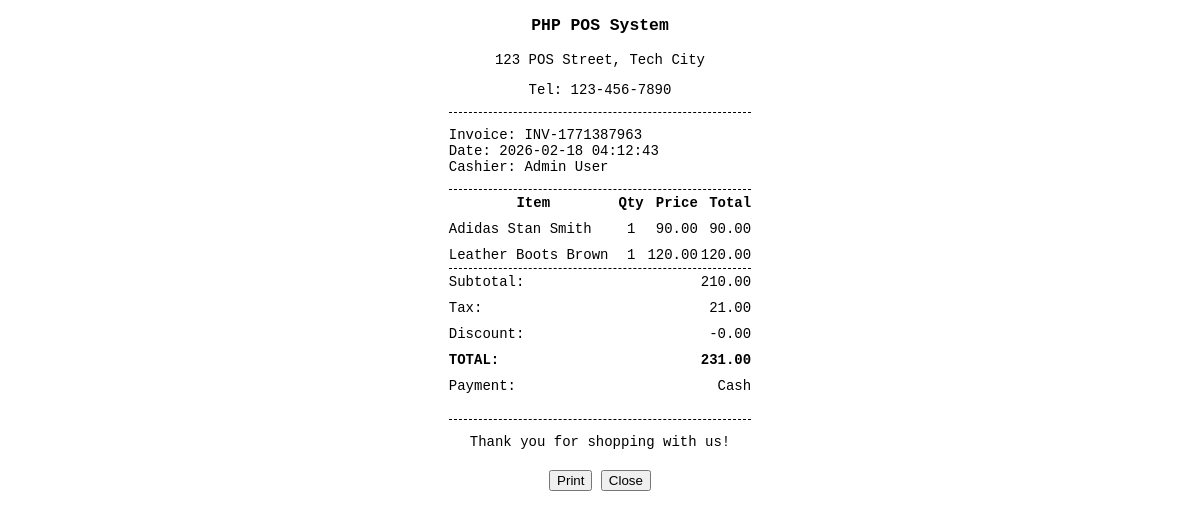
Page /pos/receipt/1 (signed in) on the committed database.
### tables this page shows
CREATE TABLE `sales` (
  `id` int(11) NOT NULL,
  `invoice_id` varchar(50) NOT NULL,
  `user_id` int(11) DEFAULT NULL,
  `customer_id` int(11) DEFAULT NULL,
  `subtotal` decimal(10,2) NOT NULL,
  `tax` decimal(10,2) DEFAULT 0.00,
  `discount` decimal(10,2) DEFAULT 0.00,
  `total` decimal(10,2) NOT NULL,
  `payment_method` enum('cash','card','mobile') DEFAULT 'cash',
  `created_at` timestamp NOT NULL DEFAULT current_timestamp()
);

CREATE TABLE `sale_items` (
  `id` int(11) NOT NULL,
  `sale_id` int(11) DEFAULT NULL,
  `product_id` int(11) DEFAULT NULL,
  `quantity` int(11) NOT NULL,
  `price` decimal(10,2) NOT NULL,
  `total` decimal(10,2) NOT NULL
);

CREATE TABLE `products` (
  `id` int(11) NOT NULL,
  `barcode` varchar(255) DEFAULT NULL,
  `name` varchar(255) NOT NULL,
  `description` text DEFAULT NULL,
  `price` decimal(10,2) NOT NULL,
  `stock` int(11) DEFAULT 0,
  `category_id` int(11) DEFAULT NULL,
  `image` varchar(255) DEFAULT NULL,
  `created_at` timestamp NOT NULL DEFAULT current_timestamp()
);

### app/controllers/Pos.php (called while the page is built, shortened)
<?php
class Pos extends Controller {
    public function __construct(){
        $this->saleModel = $this->model('Sale');
    }
    public function receipt($sale_id){
        $sale = $this->saleModel->getSaleById($sale_id);
        $items = $this->saleModel->getSaleItems($sale_id);
        $data = [
            'sale' => $sale,
            'items' => $items
        ];
        $this->view('pos/receipt', $data);
    }
}

### app/libraries/Core.php (called while the page is built, shortened)
<?php
class Core {
    protected $currentMethod = 'index';
    public function __construct(){
        $url = $this->getUrl();
        if(isset($url[0]) && file_exists('../app/controllers/' . ucwords($url[0]) . '.php')){
            unset($url[0]);
        }
        $this->currentController = new $this->currentController;
        if(isset($url[1])){
            if(method_exists($this->currentController, $url[1])){
                $this->currentMethod = $url[1];
                unset($url[1]);
            }
        }
        $this->params = $url ? array_values($url) : [];
        call_user_func_array([$this->currentController, $this->currentMethod], $this->params);
    }
    public function getUrl(){
        if(isset($_GET['url'])){
            $url = rtrim($_GET['url'], '/');
            $url = filter_var($url, FILTER_SANITIZE_URL);
            $url = explode('/', $url);
            return $url;
        }
    }
}

### public/index.php (called while the page is built, shortened)
<?php
$init = new Core;

### app/libraries/Database.php (called while the page is built, shortened)
<?php
class Database {
    private $host = DB_HOST;
    private $user = DB_USER;
    private $pass = DB_PASS;
    private $dbname = DB_NAME;
    public $dbh;
    private $stmt;
    public function __construct(){
        $dsn = 'mysql:host=' . $this->host . ';dbname=' . $this->dbname;
        $options = array(
            PDO::ATTR_PERSISTENT => true,
            PDO::ATTR_ERRMODE => PDO::ERRMODE_EXCEPTION
        );
        try{
            $this->dbh = new PDO($dsn, $this->user, $this->pass, $options);
        } catch(PDOException $e){
            $this->error = $e->getMessage();
            echo $this->error;
        }
    }
    public function query($sql){
        $this->stmt = $this->dbh->prepare($sql);
    }
    public function bind($param, $value, $type = null){
        if(is_null($type)){
            switch(true){
                default:
                    $type = PDO::PARAM_STR;
            }
        }
        $this->stmt->bindValue($param, $value, $type);
    }
    public function execute(){
        return $this->stmt->execute();
    }
    public function resultSet(){
        $this->execute();
        return $this->stmt->fetchAll(PDO::FETCH_OBJ);
    }
    public function single(){
        $this->execute();
        return $this->stmt->fetch(PDO::FETCH_OBJ);
    }
}

### app/models/Sale.php (called while the page is built, shortened)
<?php
class Sale {
    private $db;
    public function __construct(){
        $this->db = new Database;
    }
    public function getSaleById($id){
        $this->db->query('SELECT * FROM sales WHERE id = :id');
        $this->db->bind(':id', $id);
        return $this->db->single();
    }
    public function getSaleItems($sale_id){
         $this->db->query('SELECT sale_items.*, products.name as product_name
                          FROM sale_items
                          JOIN products ON sale_items.product_id = products.id
                          WHERE sale_id = :sale_id');
        $this->db->bind(':sale_id', $sale_id);
        return $this->db->resultSet();
    }
}

### app/views/pos/receipt.php (the view, shortened to what this page needs)
<!DOCTYPE html>
<html lang="en">
<head>
</head>
<body>
    <div class="text-center">
        <h3><?php echo SITENAME; ?></h3>
        <p>123 POS Street, Tech City</p>
        <p>Tel: 123-456-7890</p>
    </div>
    <div class="border-bottom"></div>
    <p>
        Invoice: <?php echo $data['sale']->invoice_id; ?><br>
        Date: <?php echo $data['sale']->created_at; ?><br>
        Cashier: <?php echo $_SESSION['user_name']; ?>
    </p>
    <div class="border-bottom"></div>
    <table>
        <thead>
            <tr>
                <th class="text-left">Item</th>
                <th class="text-center">Qty</th>
                <th class="text-right">Price</th>
                <th class="text-right">Total</th>
            </tr>
        </thead>
        <tbody>
            <?php foreach($data['items'] as $item) : ?>
            <tr>
                <td><?php echo $item->product_name; ?></td>
                <td class="text-center"><?php echo $item->quantity; ?></td>
                <td class="text-right"><?php echo number_format($item->price, 2); ?></td>
                <td class="text-right"><?php echo number_format($item->total, 2); ?></td>
            </tr>
            <?php endforeach; ?>
        </tbody>
    </table>
    <div class="border-top"></div>
    <table>
        <tr>
            <td>Subtotal:</td>
            <td class="text-right"><?php echo number_format($data['sale']->subtotal, 2); ?></td>
        </tr>
        <tr>
            <td>Tax:</td>
            <td class="text-right"><?php echo number_format($data['sale']->tax, 2); ?></td>
        </tr>
        <tr>
            <td>Discount:</td>
            <td class="text-right">-<?php echo number_format($data['sale']->discount, 2); ?></td>
        </tr>
        <tr>
            <td><strong>TOTAL:</strong></td>
            <td class="text-right"><strong><?php echo number_format($data['sale']->total, 2); ?></strong></td>
        </tr>
         <tr>
            <td>Payment:</td>
            <td class="text-right"><?php echo ucfirst($data['sale']->payment_method); ?></td>
        </tr>
    </table>
    <div class="border-top text-center" style="margin-top: 20px;">
        <p>Thank you for shopping with us!</p>
    </div>
    <div class="text-center no-print" style="margin-top: 20px;">
        <button onclick="window.print()">Print</button>
        <button onclick="window.close()">Close</button>
    </div>
</body>
</html>

### app/views/pos/receipt.php (style rules this page uses)
body { font-family: 'Courier New', monospace; font-size: 14px; width: 80mm; margin: 0 auto; }
.text-center { text-align: center; }
.text-right { text-align: right; }
.border-top { border-top: 1px dashed #000; }
.border-bottom { border-bottom: 1px dashed #000; }
table { width: 100%; border-collapse: collapse; }
th, td { padding: 5px 0; }

### rows in the picture
sales: invoice "INV-1771387963", created_at "2026-02-18 04:12:43", subtotal "210.00", tax "21.00", discount "0.00", total "231.00", payment_method "Cash"
sale_items: product.name "Adidas Stan Smith", quantity "1", price "90.00", total "90.00"
sale_items: product.name "Leather Boots Brown", quantity "1", price "120.00", total "120.00"

### other values in the picture
SITENAME "PHP POS System"
$_SESSION['user_name'] "Admin User"
